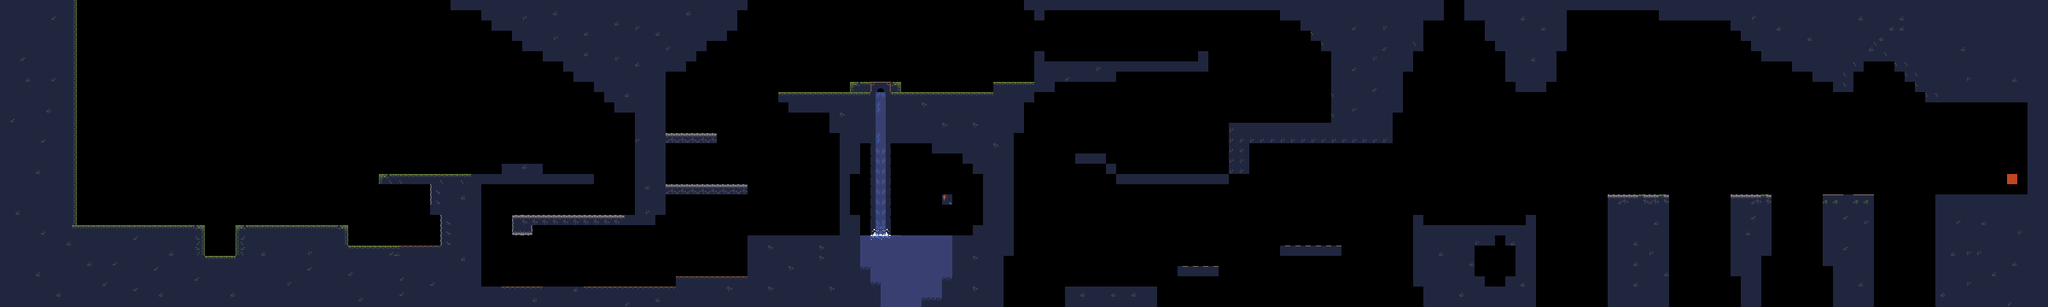

This is a level from a 2D game, rendered from its Tiled map with the project's own tilesets. A one-line summary and the map file follow, with tile-layer data summarised:
An orthogonal 200x30 tile map with 16x16 px tiles, 1 tile layer (Tile Layer 1), 2 tilesets and 9 objects (7x enemyPosition, startPoint, NPC).

<map version="1.9" tiledversion="1.9.2" orientation="orthogonal" renderorder="right-down" width="200" height="30" tilewidth="16" tileheight="16" infinite="0" nextlayerid="5" nextobjectid="14">
 <tileset firstgid="1" source="cavesofgallet.tsx" />
 <tileset firstgid="1025" source="cavesofgalletmine.tsx" />
 <layer id="1" name="Tile Layer 1" width="200" height="30">
  <data>[6000 cells, 2172 non-empty, 63 distinct tile ids]</data>
 </layer>
 <objectgroup id="2" name="Object Layer 1">
  <object id="2" name="startPoint" x="146" y="318" width="16" height="32">
   <properties>
    <property name="Starting Position" value="" />
   </properties>
  </object>
 </objectgroup>
 <objectgroup id="3" name="Object Layer 2">
  <object id="5" name="enemyPosition" x="896" y="416.667" width="16" height="32">
   <properties>
    <property name="EnemyPosition" value="jumping=1" />
   </properties>
  </object>
  <object id="7" name="enemyPosition" x="1507.33" y="112.667" width="16" height="32">
   <properties>
    <property name="EnemyPosition" value="" />
   </properties>
  </object>
  <object id="8" name="enemyPosition" x="1828" y="60" width="16" height="32">
   <properties>
    <property name="EnemyPosition" value="" />
   </properties>
  </object>
  <object id="11" name="enemyPosition" x="1887.33" y="238" width="16" height="32">
   <properties>
    <property name="EnemyPosition" value="" />
   </properties>
  </object>
  <object id="10" name="enemyPosition" x="2352.67" y="314" width="16" height="32">
   <properties>
    <property name="EnemyPosition" value="" />
   </properties>
  </object>
  <object id="9" name="enemyPosition" x="1685.33" y="60" width="16" height="32">
   <properties>
    <property name="EnemyPosition" value="" />
   </properties>
  </object>
  <object id="4" name="enemyPosition" x="630.667" y="350" width="16" height="32">
   <properties>
    <property name="EnemyPosition" value="" />
   </properties>
  </object>
  <object id="13" name="NPC" x="246" y="338.667">
   <properties>
    <property name="NPC" value="" />
   </properties>
   <point />
  </object>
 </objectgroup>
</map>